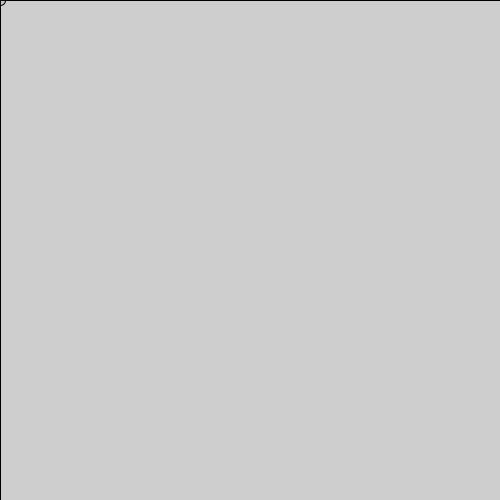
Frame 1 (no input)
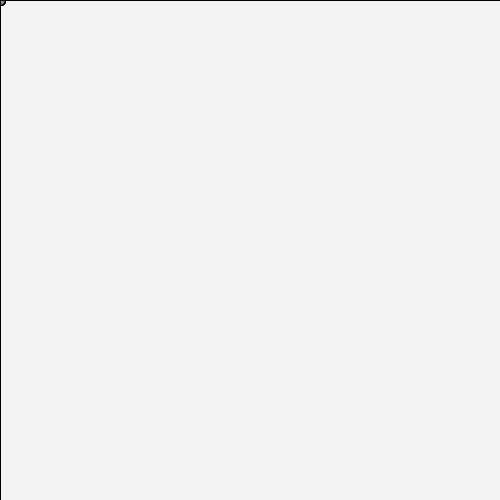
Frame 60 (the mouse pressed at the canvas centre just before this capture)
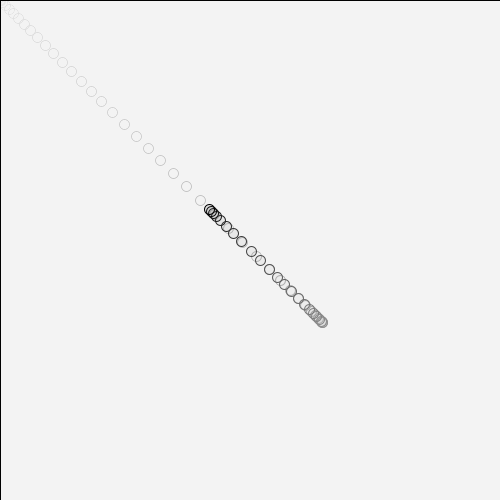
Frame 120 (the mouse held since frame 60 and released just before this capture)

The Processing sketch that drew these frames (run headless with seeded random() and noise(); from frame 60 on, the mouse is pressed at the canvas centre):

// Processing sketch: processing_133610
// ── processing_133610.pde

Brush myBrush;

void setup() {
  size(500, 500);
  myBrush=new Brush(mouseX, mouseY);
}

void draw() {
  myBrush.follow();
  myBrush.display();
}

class Brush {
  float x;
  float y;
  float followSpeedX = 0;
  float followSpeedY = 0;

  Brush(float theX, float theY){
    x = theX;
    y = theY;
  }


  void follow() {
    float deltaX = mouseX - x;
    float deltaY = mouseY - y;
    
    if (deltaX < 0) followSpeedX--;
    if (deltaX > 0) followSpeedX++;
    if (deltaY < 0) followSpeedY--;
    if (deltaY > 0) followSpeedY++;
    
    followSpeedX = followSpeedX * 0.95;
    followSpeedY = followSpeedY * 0.95;
    
    x = x + followSpeedX;
    y = y + followSpeedY;
    
    // float followX = map(deltaX, 0, width, 0, followSpeed);
  
  }

  //appearence
  void display() {
    
    fill(255,10);
    rect(0,0,width,height);
    
    fill(100,30);
    ellipse (x, y, 10, 10);
  }
}
